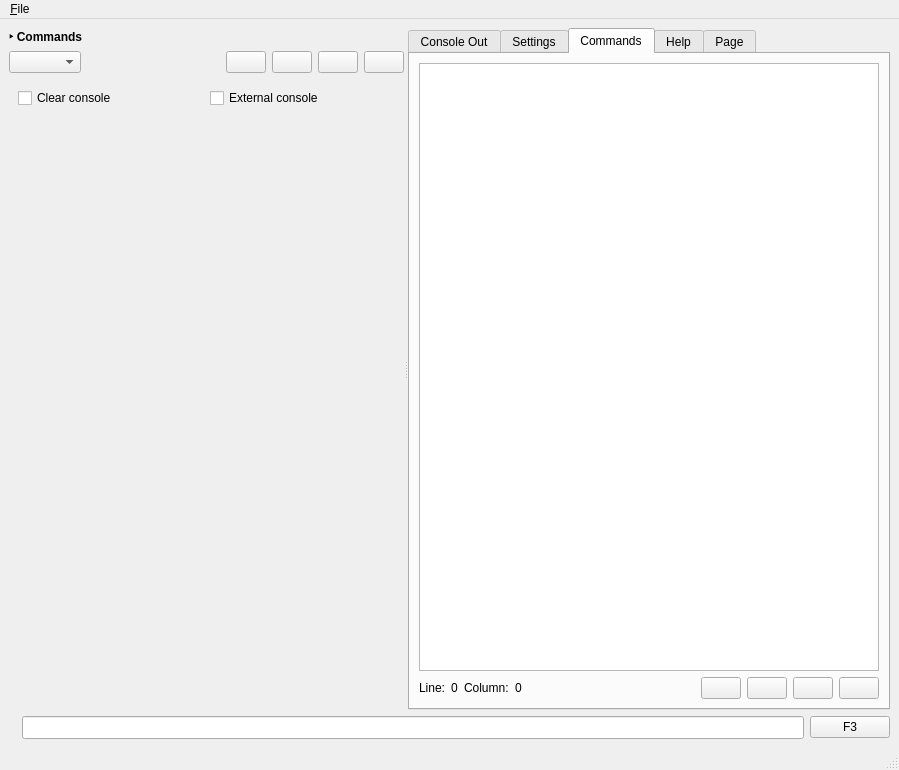
<?xml version="1.0" encoding="UTF-8"?>
<ui version="4.0">
 <class>MainWindow</class>
 <widget class="QMainWindow" name="MainWindow">
  <property name="geometry">
   <rect>
    <x>0</x>
    <y>0</y>
    <width>899</width>
    <height>770</height>
   </rect>
  </property>
  <property name="windowTitle">
   <string>Form1</string>
  </property>
  <widget class="QWidget" name="centralwidget">
   <layout class="QGridLayout" name="gridLayout">
    <item row="0" column="1">
     <widget class="QSplitter" name="splitter">
      <property name="orientation">
       <enum>Qt::Horizontal</enum>
      </property>
      <widget class="QWidget" name="verticalLayoutWidget">
       <layout class="QVBoxLayout" name="verticalLayout">
        <item>
         <widget class="QLabel" name="label_4">
          <property name="font">
           <font>
            <bold>true</bold>
           </font>
          </property>
          <property name="text">
           <string>‣ Commands</string>
          </property>
         </widget>
        </item>
        <item>
         <layout class="QHBoxLayout" name="horizontalLayout">
          <item>
           <widget class="QComboBox" name="cbxCommands">
            <property name="sizeAdjustPolicy">
             <enum>QComboBox::AdjustToContents</enum>
            </property>
           </widget>
          </item>
          <item>
           <spacer name="horizontalSpacer_2">
            <property name="orientation">
             <enum>Qt::Horizontal</enum>
            </property>
            <property name="sizeHint" stdset="0">
             <size>
              <width>40</width>
              <height>20</height>
             </size>
            </property>
           </spacer>
          </item>
          <item>
           <widget class="QPushButton" name="btnResetCommand">
            <property name="sizePolicy">
             <sizepolicy hsizetype="Fixed" vsizetype="Fixed">
              <horstretch>0</horstretch>
              <verstretch>0</verstretch>
             </sizepolicy>
            </property>
            <property name="text">
             <string/>
            </property>
            <property name="icon">
             <iconset resource="Crush.qrc">
              <normaloff>:/16x16/Refresh.png</normaloff>:/16x16/Refresh.png</iconset>
            </property>
           </widget>
          </item>
          <item>
           <widget class="QPushButton" name="btnSaveCommand">
            <property name="sizePolicy">
             <sizepolicy hsizetype="Fixed" vsizetype="Fixed">
              <horstretch>0</horstretch>
              <verstretch>0</verstretch>
             </sizepolicy>
            </property>
            <property name="text">
             <string/>
            </property>
            <property name="icon">
             <iconset resource="Crush.qrc">
              <normaloff>:/16x16/Save.png</normaloff>:/16x16/Save.png</iconset>
            </property>
           </widget>
          </item>
          <item>
           <widget class="QPushButton" name="btnRenameCommand">
            <property name="sizePolicy">
             <sizepolicy hsizetype="Fixed" vsizetype="Fixed">
              <horstretch>0</horstretch>
              <verstretch>0</verstretch>
             </sizepolicy>
            </property>
            <property name="text">
             <string/>
            </property>
            <property name="icon">
             <iconset resource="Crush.qrc">
              <normaloff>:/16x16/Pen.png</normaloff>:/16x16/Pen.png</iconset>
            </property>
           </widget>
          </item>
          <item>
           <widget class="QPushButton" name="btnDeleteCommand">
            <property name="sizePolicy">
             <sizepolicy hsizetype="Fixed" vsizetype="Fixed">
              <horstretch>0</horstretch>
              <verstretch>0</verstretch>
             </sizepolicy>
            </property>
            <property name="text">
             <string/>
            </property>
            <property name="icon">
             <iconset resource="Crush.qrc">
              <normaloff>:/16x16/Trash.png</normaloff>:/16x16/Trash.png</iconset>
            </property>
           </widget>
          </item>
         </layout>
        </item>
        <item>
         <widget class="QWidget" name="widget" native="true">
          <layout class="QGridLayout" name="gridLayout_4">
           <item row="1" column="0">
            <layout class="QHBoxLayout" name="horizontalLayout_3">
             <item>
              <widget class="QCheckBox" name="chkClearConsole">
               <property name="text">
                <string>Clear console</string>
               </property>
              </widget>
             </item>
             <item>
              <widget class="QCheckBox" name="chkExternalConsole">
               <property name="text">
                <string>External console</string>
               </property>
              </widget>
             </item>
            </layout>
           </item>
           <item row="4" column="0">
            <widget class="QScrollArea" name="scrollArea">
             <property name="frameShape">
              <enum>QFrame::NoFrame</enum>
             </property>
             <property name="frameShadow">
              <enum>QFrame::Sunken</enum>
             </property>
             <property name="lineWidth">
              <number>0</number>
             </property>
             <property name="widgetResizable">
              <bool>true</bool>
             </property>
             <widget class="QWidget" name="pnlArguments">
              <property name="geometry">
               <rect>
                <x>0</x>
                <y>0</y>
                <width>360</width>
                <height>249</height>
               </rect>
              </property>
             </widget>
            </widget>
           </item>
          </layout>
         </widget>
        </item>
       </layout>
      </widget>
      <widget class="QWidget" name="verticalLayoutWidget_2">
       <layout class="QVBoxLayout" name="verticalLayout_2">
        <item>
         <widget class="QTabWidget" name="tabWidget">
          <property name="currentIndex">
           <number>2</number>
          </property>
          <widget class="QWidget" name="tabConsoleOut">
           <property name="cursor">
            <cursorShape>CrossCursor</cursorShape>
           </property>
           <attribute name="title">
            <string>Console Out</string>
           </attribute>
           <layout class="QGridLayout" name="gridLayout_5">
            <item row="1" column="0">
             <widget class="QTextEdit" name="txtConsoleOut">
              <property name="font">
               <font>
                <family>Courier</family>
                <pointsize>8</pointsize>
               </font>
              </property>
              <property name="styleSheet">
               <string notr="true">background-color: rgb(255, 246, 237);
color: rgb(0, 0, 127);</string>
              </property>
              <property name="html">
               <string>&lt;!DOCTYPE HTML PUBLIC &quot;-//W3C//DTD HTML 4.0//EN&quot; &quot;http://www.w3.org/TR/REC-html40/strict.dtd&quot;&gt;
&lt;html&gt;&lt;head&gt;&lt;meta name=&quot;qrichtext&quot; content=&quot;1&quot; /&gt;&lt;meta charset=&quot;utf-8&quot; /&gt;&lt;style type=&quot;text/css&quot;&gt;
p, li { white-space: pre-wrap; }
&lt;/style&gt;&lt;/head&gt;&lt;body style=&quot; font-family:'Courier'; font-size:8pt; font-weight:400; font-style:normal;&quot;&gt;
&lt;p style=&quot;-qt-paragraph-type:empty; margin-top:0px; margin-bottom:0px; margin-left:0px; margin-right:0px; -qt-block-indent:0; text-indent:0px; font-family:'FreeMono'; font-size:12pt;&quot;&gt;&lt;br /&gt;&lt;/p&gt;&lt;/body&gt;&lt;/html&gt;</string>
              </property>
             </widget>
            </item>
            <item row="0" column="0">
             <widget class="QLabel" name="lblTitle">
              <property name="font">
               <font>
                <family>Courier</family>
                <pointsize>12</pointsize>
               </font>
              </property>
              <property name="frameShape">
               <enum>QFrame::Box</enum>
              </property>
              <property name="text">
               <string/>
              </property>
             </widget>
            </item>
           </layout>
          </widget>
          <widget class="QWidget" name="tabSettings">
           <attribute name="title">
            <string>Settings</string>
           </attribute>
           <layout class="QGridLayout" name="gridLayout_7">
            <item row="0" column="1">
             <widget class="QScrollArea" name="scrollArea_2">
              <property name="widgetResizable">
               <bool>true</bool>
              </property>
              <widget class="QWidget" name="boxSettings">
               <property name="geometry">
                <rect>
                 <x>0</x>
                 <y>0</y>
                 <width>471</width>
                 <height>302</height>
                </rect>
               </property>
              </widget>
             </widget>
            </item>
           </layout>
          </widget>
          <widget class="QWidget" name="tabXMLFile">
           <attribute name="title">
            <string>Commands</string>
           </attribute>
           <layout class="QGridLayout" name="gridLayout_8">
            <item row="0" column="0">
             <widget class="QPlainTextEdit" name="txtEditXML">
              <property name="font">
               <font>
                <family>Courier</family>
               </font>
              </property>
             </widget>
            </item>
            <item row="1" column="0">
             <layout class="QHBoxLayout" name="horizontalLayout_2">
              <item>
               <widget class="QLabel" name="label">
                <property name="text">
                 <string>Line:</string>
                </property>
               </widget>
              </item>
              <item>
               <widget class="QLabel" name="lblLineCursor">
                <property name="frameShape">
                 <enum>QFrame::NoFrame</enum>
                </property>
                <property name="frameShadow">
                 <enum>QFrame::Sunken</enum>
                </property>
                <property name="text">
                 <string>0</string>
                </property>
               </widget>
              </item>
              <item>
               <widget class="QLabel" name="label_2">
                <property name="text">
                 <string>Column:</string>
                </property>
               </widget>
              </item>
              <item>
               <widget class="QLabel" name="lblColumnCursor">
                <property name="frameShape">
                 <enum>QFrame::NoFrame</enum>
                </property>
                <property name="frameShadow">
                 <enum>QFrame::Sunken</enum>
                </property>
                <property name="text">
                 <string>0</string>
                </property>
               </widget>
              </item>
              <item>
               <spacer name="horizontalSpacer">
                <property name="orientation">
                 <enum>Qt::Horizontal</enum>
                </property>
                <property name="sizeHint" stdset="0">
                 <size>
                  <width>40</width>
                  <height>20</height>
                 </size>
                </property>
               </spacer>
              </item>
              <item>
               <widget class="QLabel" name="lblDirtyFlag">
                <property name="text">
                 <string/>
                </property>
               </widget>
              </item>
              <item>
               <widget class="QPushButton" name="btnEditXML">
                <property name="text">
                 <string/>
                </property>
                <property name="icon">
                 <iconset resource="Crush.qrc">
                  <normaloff>:/16x16/Pen.png</normaloff>:/16x16/Pen.png</iconset>
                </property>
               </widget>
              </item>
              <item>
               <widget class="QPushButton" name="btnSaveXML">
                <property name="toolTip">
                 <string>Save</string>
                </property>
                <property name="text">
                 <string/>
                </property>
                <property name="icon">
                 <iconset resource="Crush.qrc">
                  <normaloff>:/16x16/Save.png</normaloff>:/16x16/Save.png</iconset>
                </property>
               </widget>
              </item>
              <item>
               <widget class="QPushButton" name="btnExportXML">
                <property name="toolTip">
                 <string>Export</string>
                </property>
                <property name="text">
                 <string/>
                </property>
                <property name="icon">
                 <iconset resource="Crush.qrc">
                  <normaloff>:/16x16/Upload.png</normaloff>:/16x16/Upload.png</iconset>
                </property>
               </widget>
              </item>
              <item>
               <widget class="QPushButton" name="btnImportXML">
                <property name="toolTip">
                 <string>Import</string>
                </property>
                <property name="text">
                 <string/>
                </property>
                <property name="icon">
                 <iconset resource="Crush.qrc">
                  <normaloff>:/16x16/Download.png</normaloff>:/16x16/Download.png</iconset>
                </property>
               </widget>
              </item>
             </layout>
            </item>
           </layout>
          </widget>
          <widget class="QWidget" name="tabHelp">
           <attribute name="title">
            <string>Help</string>
           </attribute>
           <layout class="QGridLayout" name="gridLayout_6">
            <item row="0" column="0">
             <widget class="QTextEdit" name="txtHelp"/>
            </item>
           </layout>
          </widget>
          <widget class="QWidget" name="tab">
           <attribute name="title">
            <string>Page</string>
           </attribute>
          </widget>
         </widget>
        </item>
       </layout>
      </widget>
     </widget>
    </item>
    <item row="1" column="1">
     <layout class="QHBoxLayout" name="horizontalLayout_5">
      <item>
       <widget class="QLabel" name="btnBookmark">
        <property name="cursor">
         <cursorShape>PointingHandCursor</cursorShape>
        </property>
        <property name="text">
         <string/>
        </property>
        <property name="pixmap">
         <pixmap resource="Crush.qrc">:/16x16/Star.png</pixmap>
        </property>
       </widget>
      </item>
      <item>
       <widget class="QLineEdit" name="txtCommand">
        <property name="font">
         <font>
          <family>Courier</family>
         </font>
        </property>
       </widget>
      </item>
      <item>
       <widget class="QPushButton" name="btnEnter">
        <property name="text">
         <string>F3</string>
        </property>
        <property name="icon">
         <iconset resource="Crush.qrc">
          <normaloff>:/16x16/Player Play.png</normaloff>:/16x16/Player Play.png</iconset>
        </property>
       </widget>
      </item>
     </layout>
    </item>
   </layout>
  </widget>
  <widget class="QMenuBar" name="menuBar">
   <property name="geometry">
    <rect>
     <x>0</x>
     <y>0</y>
     <width>899</width>
     <height>20</height>
    </rect>
   </property>
   <widget class="QMenu" name="menu_File">
    <property name="title">
     <string>&amp;File</string>
    </property>
    <addaction name="actionOpen"/>
    <addaction name="actionQuit"/>
   </widget>
   <addaction name="menu_File"/>
  </widget>
  <widget class="QStatusBar" name="statusBar"/>
  <action name="actionQuit">
   <property name="icon">
    <iconset resource="Crush.qrc">
     <normaloff>:/16x16/Close.png</normaloff>:/16x16/Close.png</iconset>
   </property>
   <property name="text">
    <string>&amp;Quit F10</string>
   </property>
   <property name="iconText">
    <string>Quit</string>
   </property>
   <property name="shortcut">
    <string>F10</string>
   </property>
  </action>
  <action name="actionOpen">
   <property name="icon">
    <iconset resource="Crush.qrc">
     <normaloff>:/16x16/Document Text.png</normaloff>:/16x16/Document Text.png</iconset>
   </property>
   <property name="text">
    <string>Open</string>
   </property>
  </action>
 </widget>
 <resources>
  <include location="Crush.qrc"/>
 </resources>
 <connections/>
</ui>
